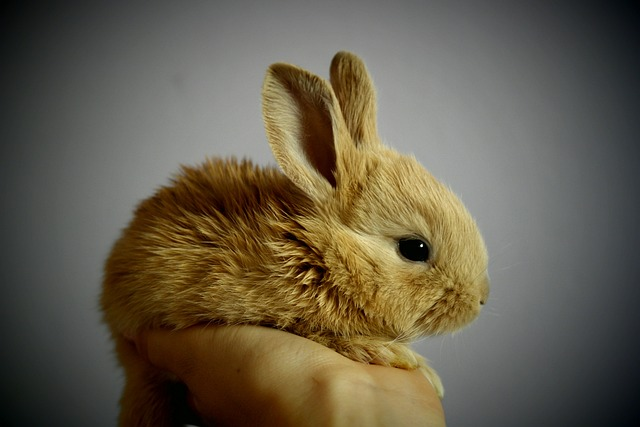
//> input picture lab1-hybrid-image/gui/res/bunny.jpg, 640 x 427 px
$ ./fft_20230325170058 ../../../gui/res/bunny.jpg   (built with g++ and OpenCV 4)
//> lines starting //> are read from the running program, lines starting //| are printed output that depends on the picture; after the words box and inside, x2 and y2 are one past the last pixel; in counts of white or black regions, pixels touching at a corner belong together
#include<opencv2/opencv.hpp>
#include<iostream>

using namespace std;
using namespace cv;

cv::Mat ideal_Low_Pass_Filter(Mat &src, float sigma);
Mat ideal_lbrf_kernel(Mat &scr,float sigma);
Mat freqfilt(Mat &scr,Mat &blur);

int main( int argc, char *argv[])
{
    const char* filename = argc >=2 ? argv[1] : "../data/lena.jpg";

    Mat input = imread(filename, IMREAD_GRAYSCALE);
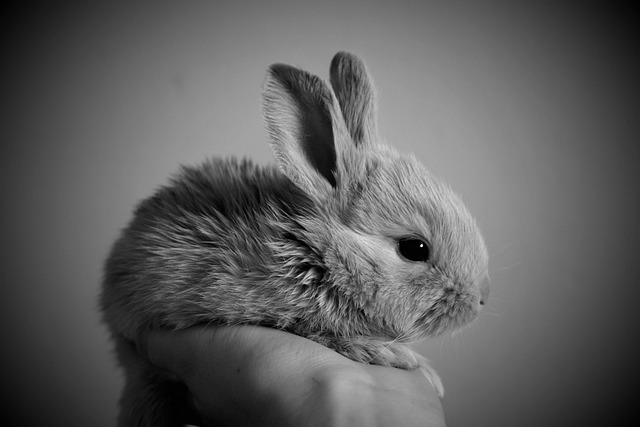
//> input: 427 rows x 640 cols, CV_8UC1; min 0, max 255, mean 93
    if( input.empty())
        return -1;
    imshow("input",input);//显示原图

    cv::Mat ideal = ideal_Low_Pass_Filter(input, 160);
    ideal = ideal(cv::Rect(0,0, input.cols, input.rows));
    imshow("理想", ideal);
    waitKey();
    return 0;
}

//*****************理想低通滤波器***********************
Mat ideal_lbrf_kernel(Mat &scr,float sigma)
{
    Mat ideal_low_pass(scr.size(),CV_32FC1); //，CV_32FC1
    float d0=sigma;//半径D0越小，模糊越大；半径D0越大，模糊越小
    for(int i=0;i<scr.rows ; i++ ){
        for(int j=0; j<scr.cols ; j++ ){
            double d = sqrt(pow((i - scr.rows/2),2) + pow((j - scr.cols/2),2));//分子,计算pow必须为float型
            if (d <= d0){
                ideal_low_pass.at<float>(i,j)=1;
            }
            else{
              ideal_low_pass.at<float>(i,j)=0;
            }
        }
    }
    string name = "理想低通滤波器d0=" + std::to_string(sigma);
    imshow(name, ideal_low_pass);
    return ideal_low_pass;
}

cv::Mat ideal_Low_Pass_Filter(Mat &src, float sigma)
{
//> called with sigma = 160
    int M = getOptimalDFTSize(src.rows);
//> M = 432
    int N = getOptimalDFTSize(src.cols);
//> N = 640
    Mat padded;                 //调整图像加速傅里叶变换
    copyMakeBorder(src, padded, 0, M - src.rows, 0, N - src.cols, BORDER_CONSTANT, Scalar::all(0));
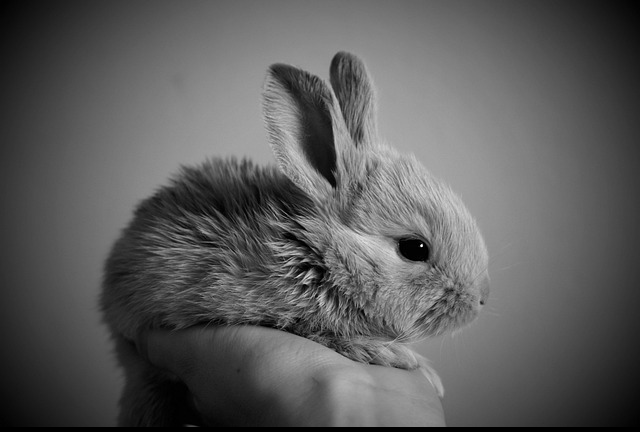
//> padded: 432 rows x 640 cols, CV_8UC1; min 0, max 255, mean 92
    padded.convertTo(padded,CV_32FC1); //将图像转换为flaot型
//> padded: 432 rows x 640 cols, CV_32FC1

    Mat ideal_kernel=ideal_lbrf_kernel(padded,sigma);//理想低通滤波器
//> after the loop in ideal_lbrf_kernel, `for(int i=0;i<scr.rows ; i++ )`:
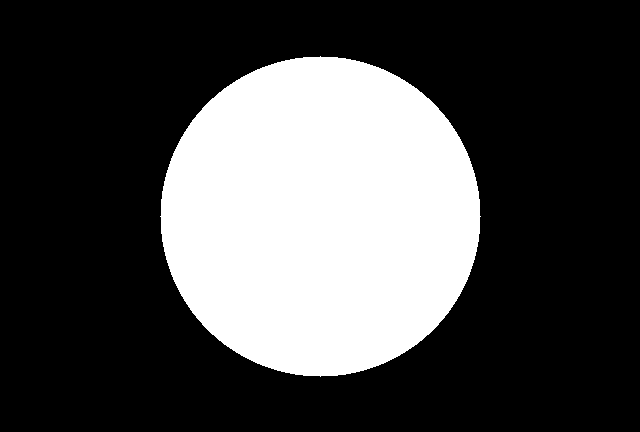
//> ideal_low_pass: 432 rows x 640 cols, CV_32FC1; values 0 (black) and 1 (white), 29.1% white; 1 white region, box (x1, y1, x2, y2) and area: (160, 56, 481, 377) 80381
    Mat result = freqfilt(padded,ideal_kernel);
    return result;
}
//*****************频率域滤波*******************
Mat freqfilt(Mat &scr,Mat &blur)
{
    //***********************DFT*******************
    Mat plane[]={scr, Mat::zeros(scr.size() , CV_32FC1)}; //创建通道，存储dft后的实部与虚部（CV_32F，必须为单通道数）
//> plane[1]: 432 rows x 640 cols, CV_32FC1; every value is 0
    Mat complexIm;
    merge(plane,2,complexIm);//合并通道 （把两个矩阵合并为一个2通道的Mat类容器）
    dft(complexIm,complexIm);//进行傅立叶变换，结果保存在自身

    //***************中心化********************
    split(complexIm,plane);//分离通道（数组分离）
//    plane[0] = plane[0](Rect(0, 0, plane[0].cols & -2, plane[0].rows & -2));//这里为什么&上-2具体查看opencv文档
//    //其实是为了把行和列变成偶数 -2的二进制是11111111.......10 最后一位是0
    int cx=plane[0].cols/2;int cy=plane[0].rows/2;//以下的操作是移动图像  (零频移到中心)
//> after `int cx = plane[0].cols / 2`: cx = 320
//> after `int cy = plane[0].rows / 2`: cy = 216
    Mat part1_r(plane[0],Rect(0,0,cx,cy));  //元素坐标表示为(cx,cy)
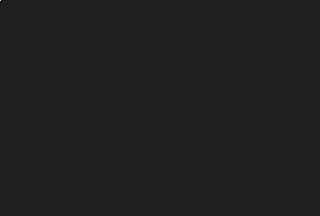
//> part1_r: 216 rows x 320 cols, CV_32FC1; min -3681220, max 25424316, mean 186.9; drawn with min black and max white
    Mat part2_r(plane[0],Rect(cx,0,cx,cy));
    Mat part3_r(plane[0],Rect(0,cy,cx,cy));
    Mat part4_r(plane[0],Rect(cx,cy,cx,cy));

    Mat temp;
    part1_r.copyTo(temp);  //左上与右下交换位置(实部)
    part4_r.copyTo(part1_r);
    temp.copyTo(part4_r);

    part2_r.copyTo(temp);  //右上与左下交换位置(实部)
    part3_r.copyTo(part2_r);
    temp.copyTo(part3_r);

    Mat part1_i(plane[1],Rect(0,0,cx,cy));  //元素坐标(cx,cy)
    Mat part2_i(plane[1],Rect(cx,0,cx,cy));
    Mat part3_i(plane[1],Rect(0,cy,cx,cy));
    Mat part4_i(plane[1],Rect(cx,cy,cx,cy));

     part1_i.copyTo(temp);  //左上与右下交换位置(虚部)
    part4_i.copyTo(part1_i);
    temp.copyTo(part4_i);

    part2_i.copyTo(temp);  //右上与左下交换位置(虚部)
    part3_i.copyTo(part2_i);
    temp.copyTo(part3_i);

    //*****************滤波器函数与DFT结果的乘积****************
    Mat blur_r,blur_i,BLUR;
    multiply(plane[0], blur, blur_r); //滤波（实部与滤波器模板对应元素相乘）
    multiply(plane[1], blur,blur_i);//滤波（虚部与滤波器模板对应元素相乘）
    Mat plane1[]={blur_r, blur_i};
    merge(plane1,2,BLUR);//实部与虚部合并

      //*********************得到原图频谱图***********************************
    magnitude(plane[0],plane[1],plane[0]);//获取幅度图像，0通道为实部通道，1为虚部，因为二维傅立叶变换结果是复数
    plane[0]+=Scalar::all(1);  //傅立叶变换后的图片不好分析，进行对数处理，结果比较好看
    log(plane[0],plane[0]);    // float型的灰度空间为[0，1])
    normalize(plane[0],plane[0],1,0,NORM_MINMAX);  //归一化便于显示
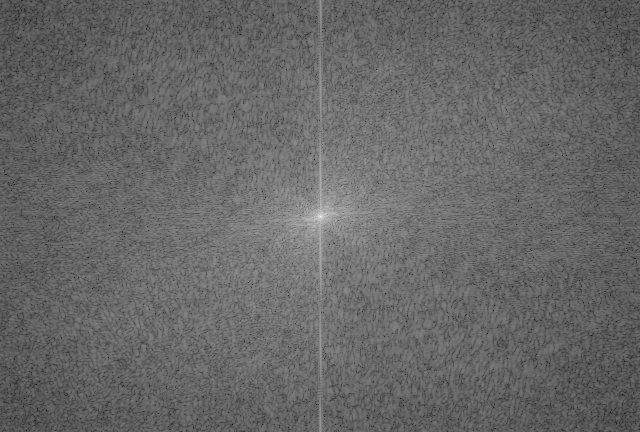
//> plane[0]: 432 rows x 640 cols, CV_32FC1; min 0, max 1, mean 0.405
//    imshow("原图像频谱图",plane[0]);

    idft( BLUR, BLUR);    //idft结果也为复数
    split(BLUR,plane);//分离通道，主要获取通道
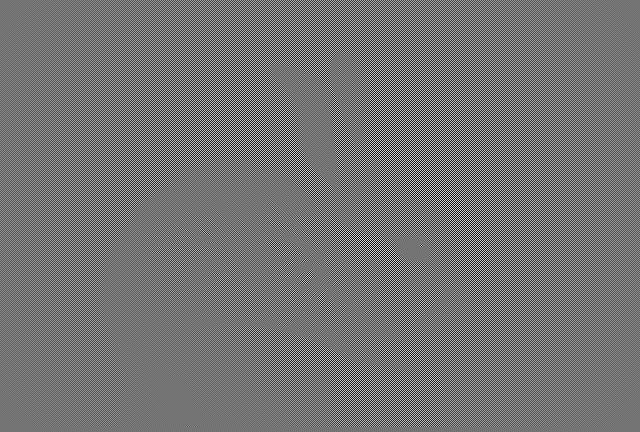
//> plane[0]: 432 rows x 640 cols, CV_32FC1; min -59487816, max 70973184, mean 0; drawn with min black and max white
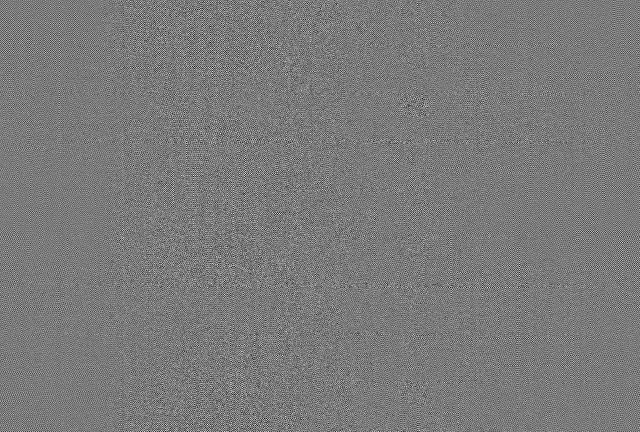
//> plane[1]: 432 rows x 640 cols, CV_32FC1; min -6.24, max 6.71, mean 5.38e-10; drawn with min black and max white
    magnitude(plane[0],plane[1],plane[0]);  //求幅值(模)
    normalize(plane[0],plane[0],1,0,NORM_MINMAX);  //归一化便于显示
    return plane[0];//返回参数
}

$ run again, on lab1-hybrid-image/gui/res/dog.jpg
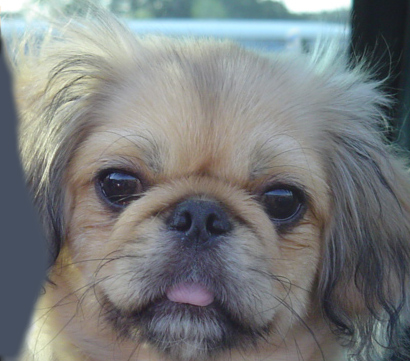
//> input picture lab1-hybrid-image/gui/res/dog.jpg, 410 x 361 px
//> after the loop in ideal_lbrf_kernel, `for(int i=0;i<scr.rows ; i++ )`:
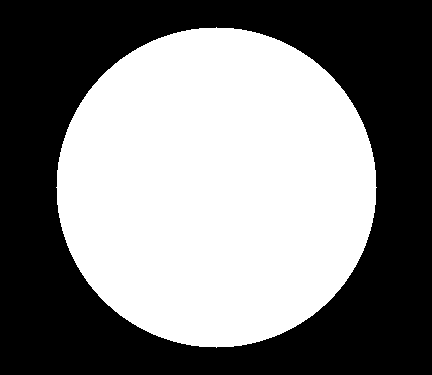
//> ideal_low_pass: 375 rows x 432 cols, CV_32FC1; values 0 (black) and 1 (white), 49.6% white; 1 white region, box (x1, y1, x2, y2) and area: (56, 27, 377, 348) 80381
//> cx = 216
//> cy = 187
//> `ideal = ideal(cv::Rect(0,0, input.cols, input.rows));`:
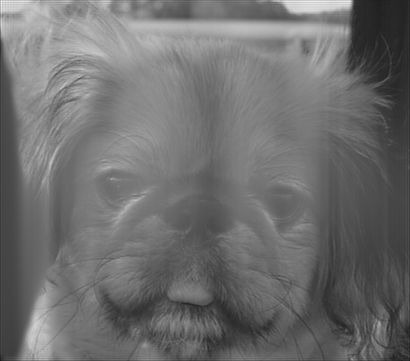
//> ideal: 361 rows x 410 cols, CV_32FC1; min 0.105, max 1, mean 0.434

$ run again, on lab1-hybrid-image/gui/res/donkey.jpg
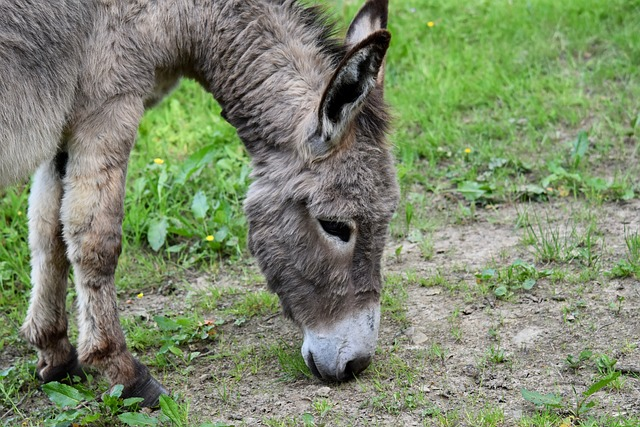
//> input picture lab1-hybrid-image/gui/res/donkey.jpg, 640 x 427 px
//> in ideal_Low_Pass_Filter, `copyMakeBorder(src, padded, 0, M - src.rows, 0, N - src.cols, BORDER_C..`:
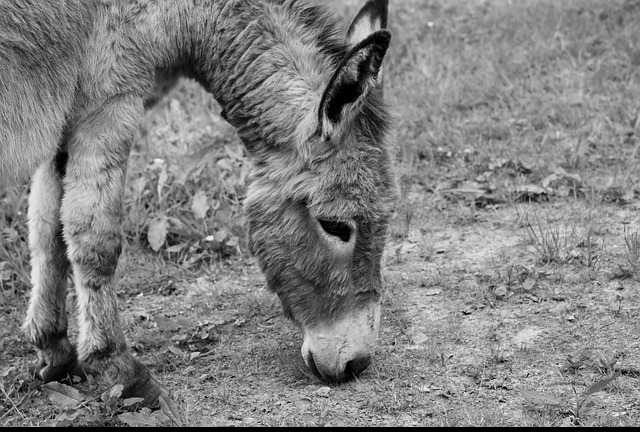
//> padded: 432 rows x 640 cols, CV_8UC1; min 0, max 255, mean 129
//> cx = 320
//> cy = 216
//> in freqfilt, `split(BLUR,plane);`:
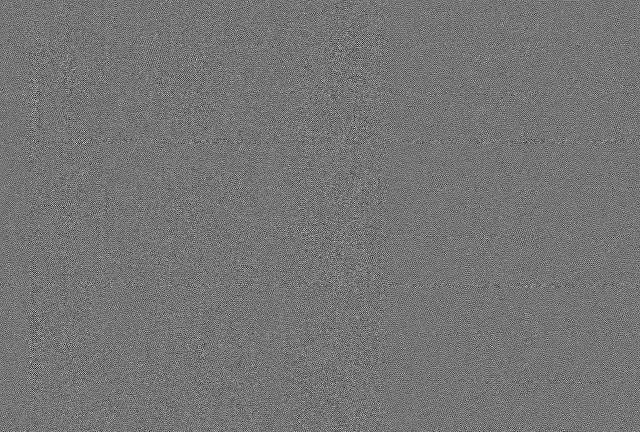
//> plane[1]: 432 rows x 640 cols, CV_32FC1; min -6.73, max 7.87, mean 6.42e-10; drawn with min black and max white

$ run again, on lab1-hybrid-image/gui/res/donkey1.jpg
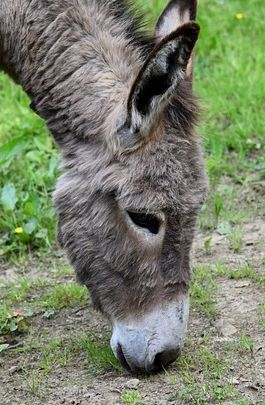
//> input picture lab1-hybrid-image/gui/res/donkey1.jpg, 265 x 405 px
//> cx = 135
//> cy = 202
//> `ideal = ideal(cv::Rect(0,0, input.cols, input.rows));`:
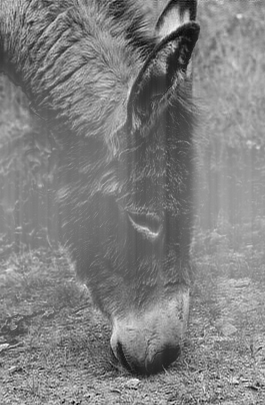
//> ideal: 405 rows x 265 cols, CV_32FC1; min 0.00731, max 1, mean 0.505
